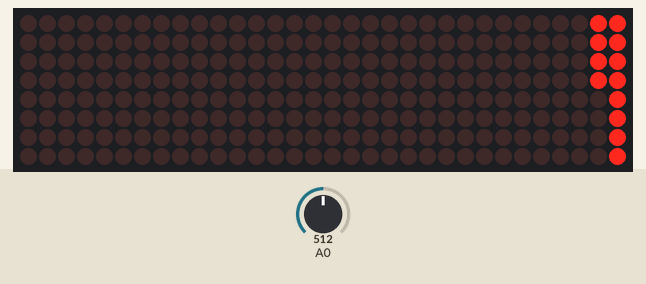
This sketch was run on a simulated Arduino Uno, built with avr-gcc and run on an emulated ATmega328P. On the bench: 32×8 LED matrix. The test bench sets the inputs (shaded band); at power-on: A0 = 512.

Above: at 1.2 s.
1.3 s: A0 set to 716
At 2.6 s:
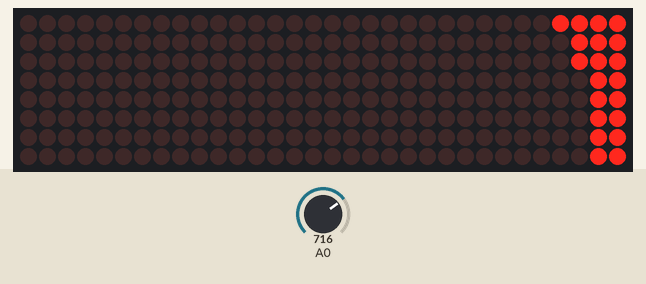
2.9 s: A0 set to 586
At 3.5 s:
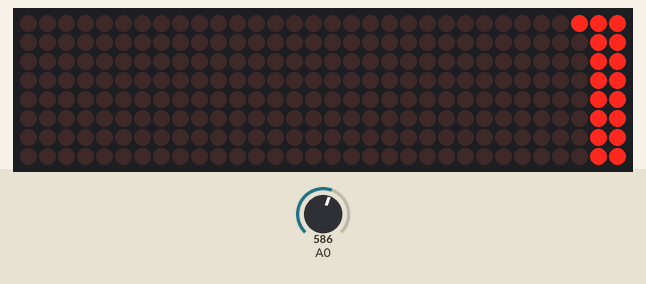
4.6 s: A0 set to 556
6.2 s: A0 set to 511
At 7.8 s:
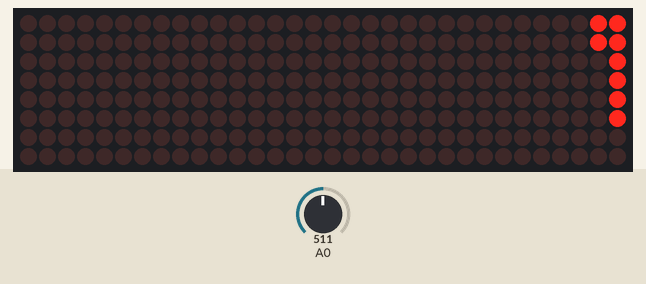
8.1 s: A0 set to 122
At 9.3 s:
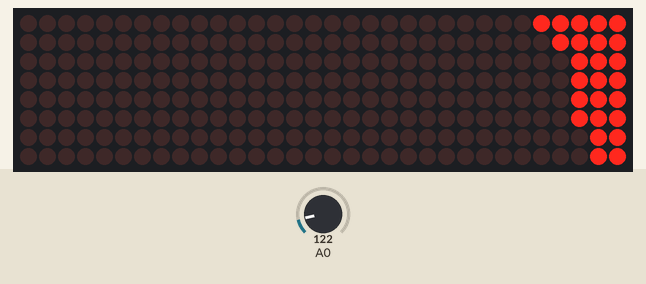
9.7 s: A0 set to 243
At 9.86 s:
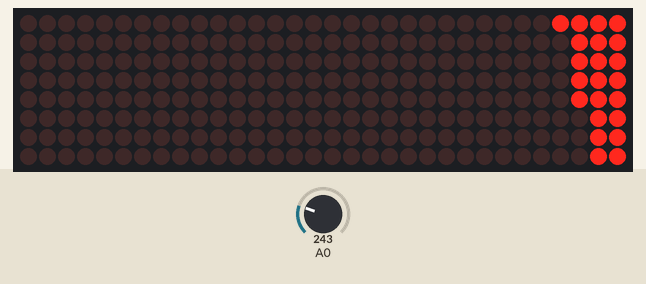
11.4 s: A0 set to 265
At 12.6 s:
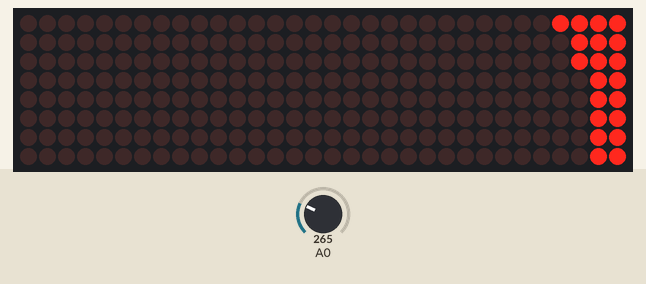
Timing chart, 0 to 14.0 s (numbered marks = the images above; inputs shaded):
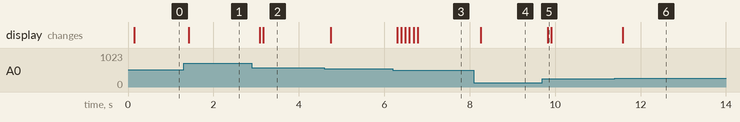

Measured:
- the behaviour switches between 258 and 259 on A0 (found by bisection; images 5 and 6)
- after the input at 1.3 s, the display: changes after 0.12 s (image 1)
- after the input at 2.9 s, the display: first changes after 0.18 s (image 2 shows a later state)
- after the input at 6.2 s, the display: first changes after 0.11 s (image 3 shows a later state)
- after the input at 8.1 s, the display: changes after 0.16 s (image 4)
- after the input at 9.7 s, the display: changes after 0.12 s (image 5)
- after the input at 11.4 s, the display: changes after 0.18 s (image 6)

The sketch:

freq_anlz_sem_highpass_ganho.ino
```cpp
#include <arduinoFFT.h>
#include <MD_MAX72xx.h>
#include <SPI.h>

#define AMOSTRAS 64
#define TIPO_HARDWARE MD_MAX72XX::FC16_HW
#define NUM_MODULOS 4
#define CLK_PIN 13
#define DATA_PIN 11
#define CS_PIN 10
#define coluna 32
#define linha 8

double vReal[AMOSTRAS];
double vImag[AMOSTRAS];

uint8_t valorFinalColunas[coluna];
uint8_t picos[coluna] = {0};
const uint8_t padraoLinhas[] = {0, 1, 3, 7, 15, 31, 63, 127, 255};

MD_MAX72XX mx = MD_MAX72XX(TIPO_HARDWARE, CS_PIN, NUM_MODULOS);
arduinoFFT FFT = arduinoFFT();


void setup() {
  pinMode(A0, INPUT);
  analogReference(EXTERNAL);
  mx.begin();
  mx.control(MD_MAX72XX::INTENSITY, 5);
  mx.clear();
  delay(50); // espera um pouco para o Arduino ler a voltagem de referência
}


void loop() {
  const unsigned long tempoAmostragem = 100;
  unsigned long ultimaMedicao = micros();

  for (int i = 0; i < AMOSTRAS; i++) {
    while (micros() - ultimaMedicao < tempoAmostragem);
    ultimaMedicao = micros();
    int sinalAnalogico = analogRead(A0);
    float sinalCentralizado = sinalAnalogico - 509.0;
    vReal[i] = sinalCentralizado;
    vImag[i] = 0;
  }

  FFT.Windowing(vReal, AMOSTRAS, FFT_WIN_TYP_HAMMING, FFT_FORWARD);
  FFT.Compute(vReal, vImag, AMOSTRAS, FFT_FORWARD);
  FFT.ComplexToMagnitude(vReal, vImag, AMOSTRAS);

  int gruposPorColuna = (AMOSTRAS / 2) / coluna;

  for (int i = 0, c = 0; c < coluna; i += gruposPorColuna, c++) {
    float soma = 0;
    for (int k = 0; k < gruposPorColuna; k++) {
      soma += vReal[i + k];
    }
    valorFinalColunas[c] = map(constrain(soma / gruposPorColuna, 0, 80), 0, 80, 0, linha);
  }

  mx.clear();

  for (int c = 0; c < coluna; c++) {
	  if (picos[c] > 0) picos[c]--;
	  uint8_t altura = valorFinalColunas[c];
	  if (altura > picos[c]) picos[c] = altura;
	  mx.setColumn(c, padraoLinhas[picos[c]]);
  }

  mx.update();
}
```
